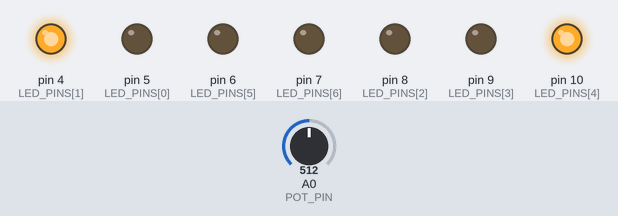
This sketch was run on a simulated Arduino Uno, built with avr-gcc and run on an emulated ATmega328P. Shown: output pins drawn as LEDs (lit = HIGH). The test bench sets the inputs (shaded band); at power-on: A0 (POT_PIN) = 512.

Above: at 1.2 s.
1.3 s: A0 (POT_PIN) set to 603
2.8 s: A0 (POT_PIN) set to 621
At 3.4 s:
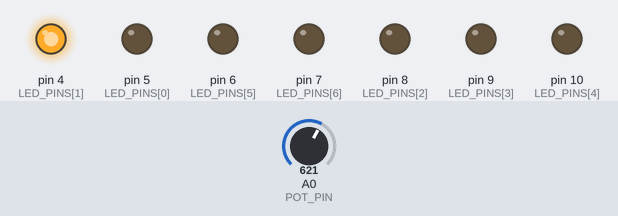
4.3 s: A0 (POT_PIN) set to 511
At 4.6 s:
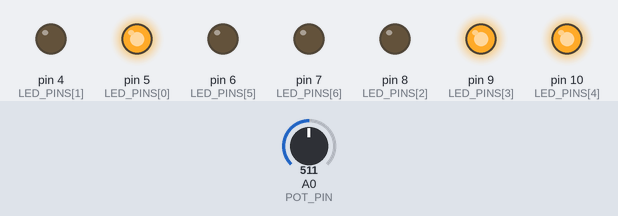
5.8 s: A0 (POT_PIN) set to 425
7.3 s: A0 (POT_PIN) set to 394
At 8.1 s:
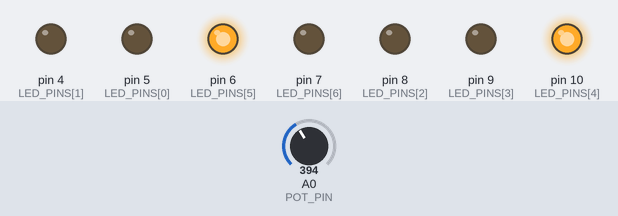
8.8 s: A0 (POT_PIN) set to 716
At 9.2 s:
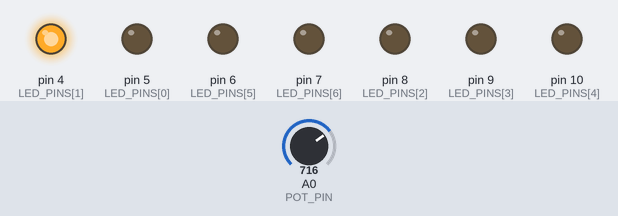
Timing chart, 0 to 11.3 s (numbered marks = the images above; inputs shaded):
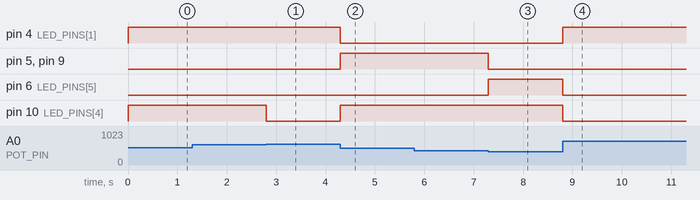

Measured:
- the behaviour switches between 613 and 614 on A0 (POT_PIN) (found by bisection; images 0 and 1)
- the behaviour switches between 410 and 409 on A0 (POT_PIN) (found by bisection; images 2 and 3)
- after the input at 1.3 s, every drawn part: stays the same
- after the input at 2.8 s, pin 10 (LED_PINS[4]): HIGH → LOW at once
- after the input at 4.3 s, pin 4 (LED_PINS[1]): HIGH → LOW at once; pin 5 (LED_PINS[0]), pin 9 (LED_PINS[3]), pin 10 (LED_PINS[4]): LOW → HIGH at once
- after the input at 5.8 s, every drawn part: stays the same
- after the input at 7.3 s, pin 5 (LED_PINS[0]), pin 9 (LED_PINS[3]): HIGH → LOW at once; pin 6 (LED_PINS[5]): LOW → HIGH at once
- after the input at 8.8 s, pin 4 (LED_PINS[1]): LOW → HIGH at once; pin 6 (LED_PINS[5]), pin 10 (LED_PINS[4]): HIGH → LOW at once

The sketch:

Act3Part2.ino
```cpp
#include "api/Common.h"
#include <Arduino.h>

const int POT_PIN = A0;

const byte LED_PINS[] = {5, 4, 8, 9, 10, 6, 7};
const byte LED_COUNT = sizeof(LED_PINS) / sizeof(LED_PINS[0]);

int mappedValue = 0;
int sensorValue = 0;
int previousMappedValue = 0;

const byte DIGIT_0 = 0b0111111;
const byte DIGIT_1 = 0b0000110;
const byte DIGIT_2 = 0b1011011;
const byte DIGIT_3 = 0b1001111;
const byte DIGIT_4 = 0b1100110;
const byte DIGIT_5 = 0b1101101;
const byte DIGIT_6 = 0b1111101;
const byte DIGIT_7 = 0b0000111;
const byte DIGIT_8 = 0b1111111;
const byte DIGIT_9 = 0b1101111;

void clearLEDs();
void turnOnLED(int pattern);
void mapAnalogValues();

void setup() {
  for (int i = 0; i < LED_COUNT; i++) {
    pinMode(LED_PINS[i], OUTPUT);

    digitalWrite(LED_PINS[i], LOW);
  }

}

void loop() {
  mapAnalogValues();

  if (mappedValue != previousMappedValue) {
    clearLEDs();

    switch (mappedValue) {
      case 0:
        turnOnLED(DIGIT_0);
        break;

      case 1:
        turnOnLED(DIGIT_1);

        break;

      case 2:
        turnOnLED(DIGIT_2);
        break;

      case 3:
        turnOnLED(DIGIT_3);
        break;

      case 4:
        turnOnLED(DIGIT_4);
        break;

      case 5:
        turnOnLED(DIGIT_5);
        break;

      case 6:
        turnOnLED(DIGIT_6);
        break;

      case 7:
        turnOnLED(DIGIT_7);
        break;

      case 8:
        turnOnLED(DIGIT_8);
        break;

      case 9:
        turnOnLED(DIGIT_9);
        break;


      default:
        break;

    }

    previousMappedValue = mappedValue;
  }

}

void mapAnalogValues() {
  sensorValue = analogRead(POT_PIN);

  mappedValue = map(sensorValue, 0 , 1023, 0, 10);

  if (mappedValue == 10) {
    mappedValue = 9;

  }

}

void clearLEDs() {
  for (int i = 0; i < LED_COUNT; i++) {
    digitalWrite(LED_PINS[i], LOW);

  }

}

void turnOnLED(int pattern) {

  for (int i = 7; i >= 0; i--) {
    int binaryValue = bitRead(pattern, i);

    digitalWrite(LED_PINS[i], !binaryValue);

  }

}
```
